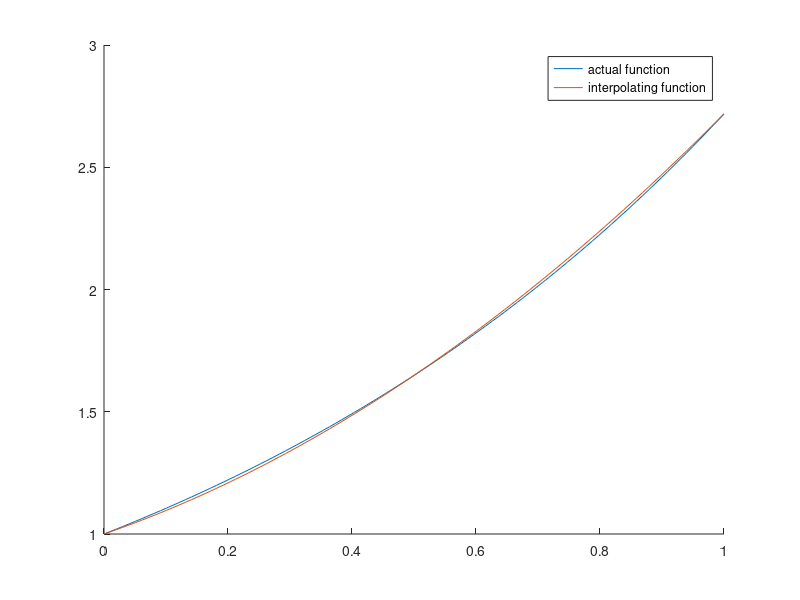
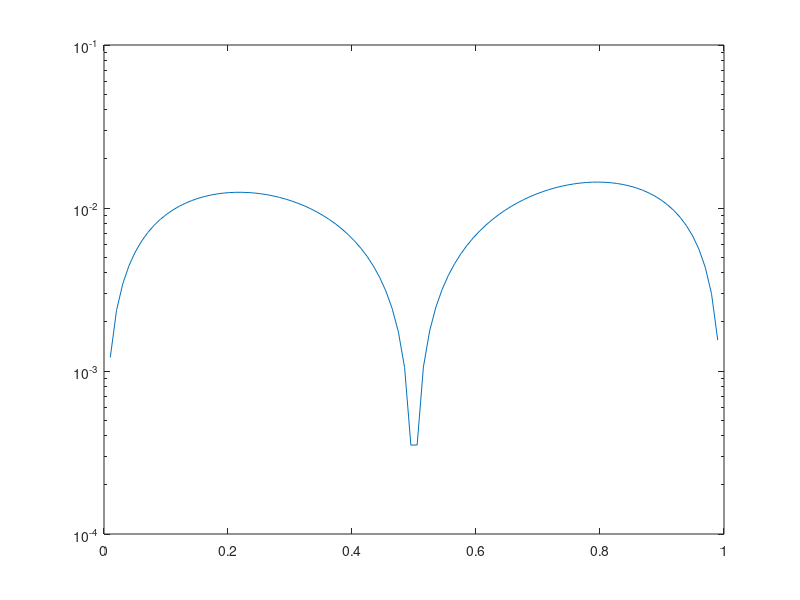

MATLAB code for these plots, in order:
f = @(x) exp(x);
f2 = @(x) 2.*(x-1/2).*(x-1).*exp(0) - 4.*x.*(x-1).*exp(1/2) + 2.*x.*(x-1/2).*exp(1);

x1 = linspace(0, 1, 100);
y1 = f(x1);
y2 = f2(x1);

figure(1);
hold on
plot(x1, y1);
plot(x1, y2);
legend('actual function', 'interpolating function');
hold off

figure(2);
error = abs(y1-y2);
semilogy(x1,error);